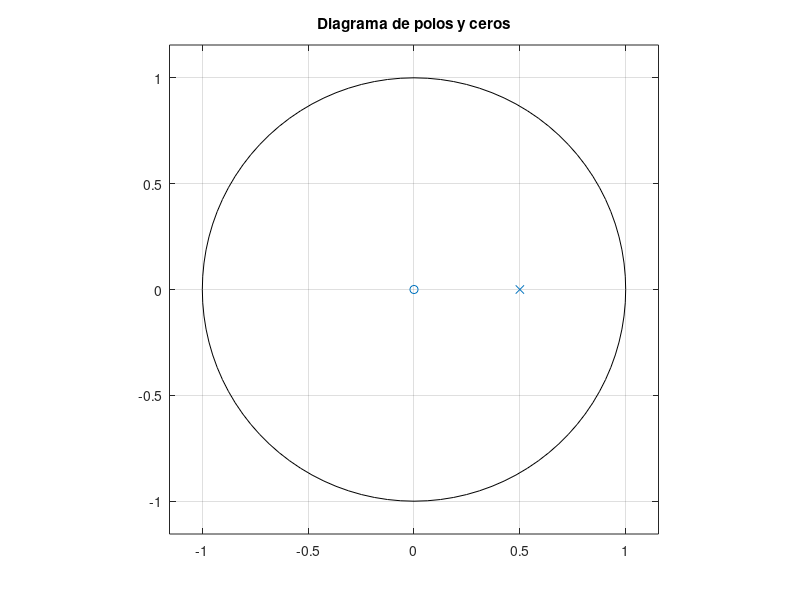
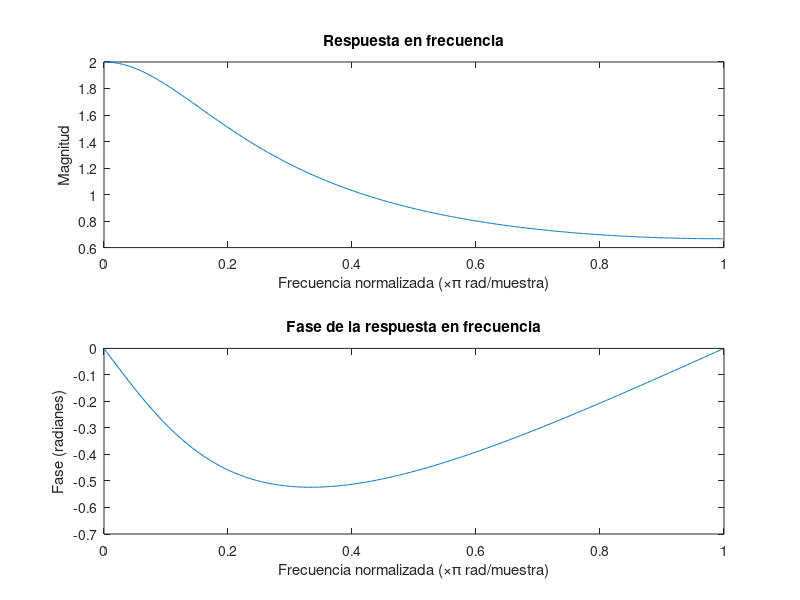

The MATLAB source for these figures, in order: (Note: this script raises an error after producing the figures.)
close all
clear
clc

a = [1 -1/2]; % Coeficientes del denominador
b = [1]; % Coeficientes del numerador

F = tf(b,a,-1)
zplane(b, a); % Grafica ceros y polos
grid on;
title('Diagrama de polos y ceros');

N = 512; % Número de puntos de frecuencia

[H, w] = freqz(b, a, N); % Calcula la respuesta en frecuencia

figure;
subplot(2,1,1);
plot(w/pi, abs(H)); % Magnitud
xlabel('Frecuencia normalizada (\times\pi rad/muestra)');
ylabel('Magnitud');
title('Respuesta en frecuencia');

subplot(2,1,2);
plot(w/pi, angle(H)); % Fase
xlabel('Frecuencia normalizada (\times\pi rad/muestra)');
ylabel('Fase (radianes)');
title('Fase de la respuesta en frecuencia');

syms n z
v=1;
sympref('HeavisideAtOrigin', v);
y1 = ((1/3)^n) * heaviside(n);
y2 = -((1/2)^n) * heaviside(-n-1);
y3 = ((1/2)^n) * heaviside(n) - 2^n * heaviside(-n-1);
ej1 = ztrans(y1,n) 
ej2 = ztrans(y2,n)% ztrans solo computa la transformada unilateral para n>0
ej3 = ztrans(y3,n)
